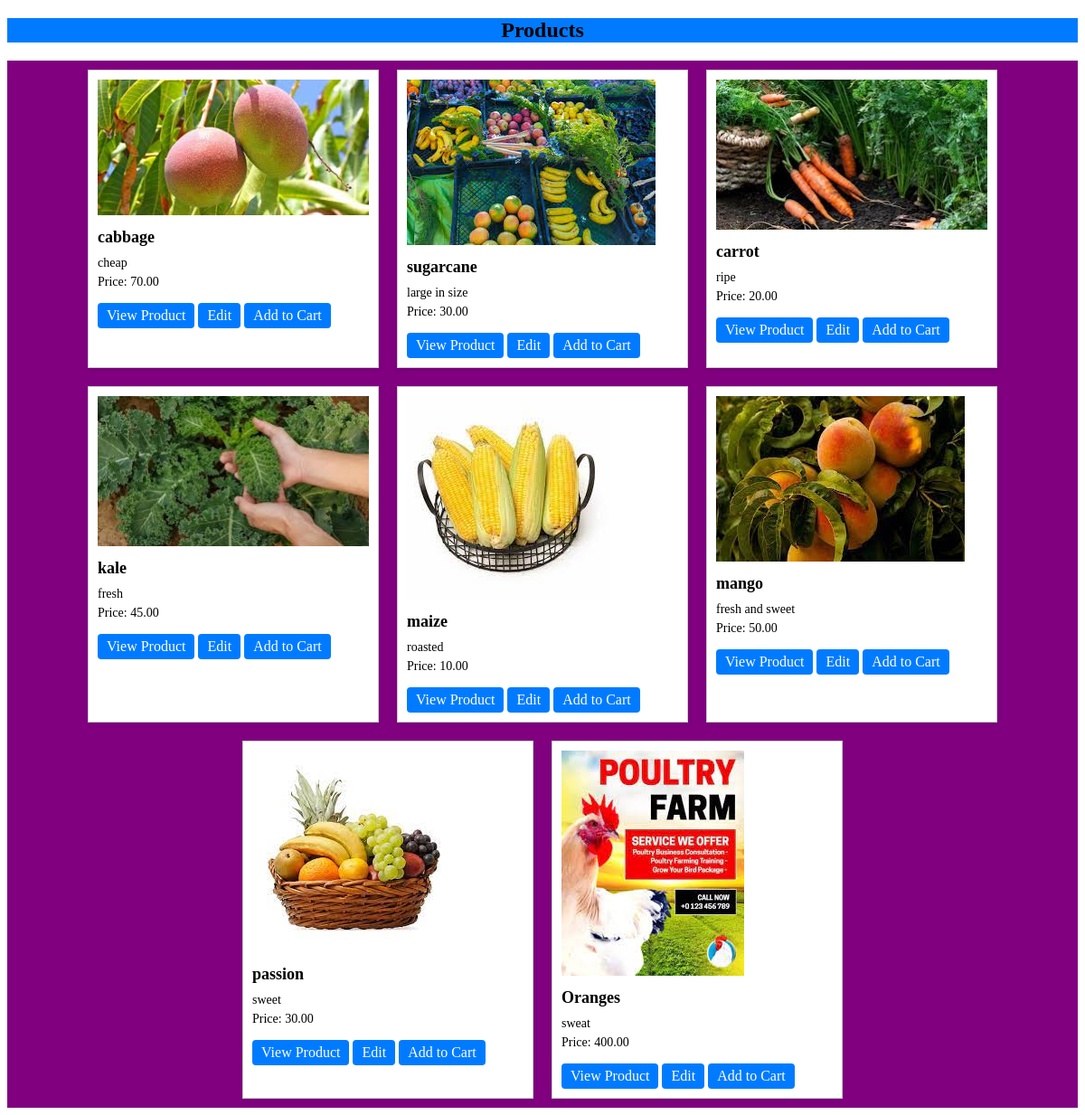
The app's page /inventory/products/list/, older data.
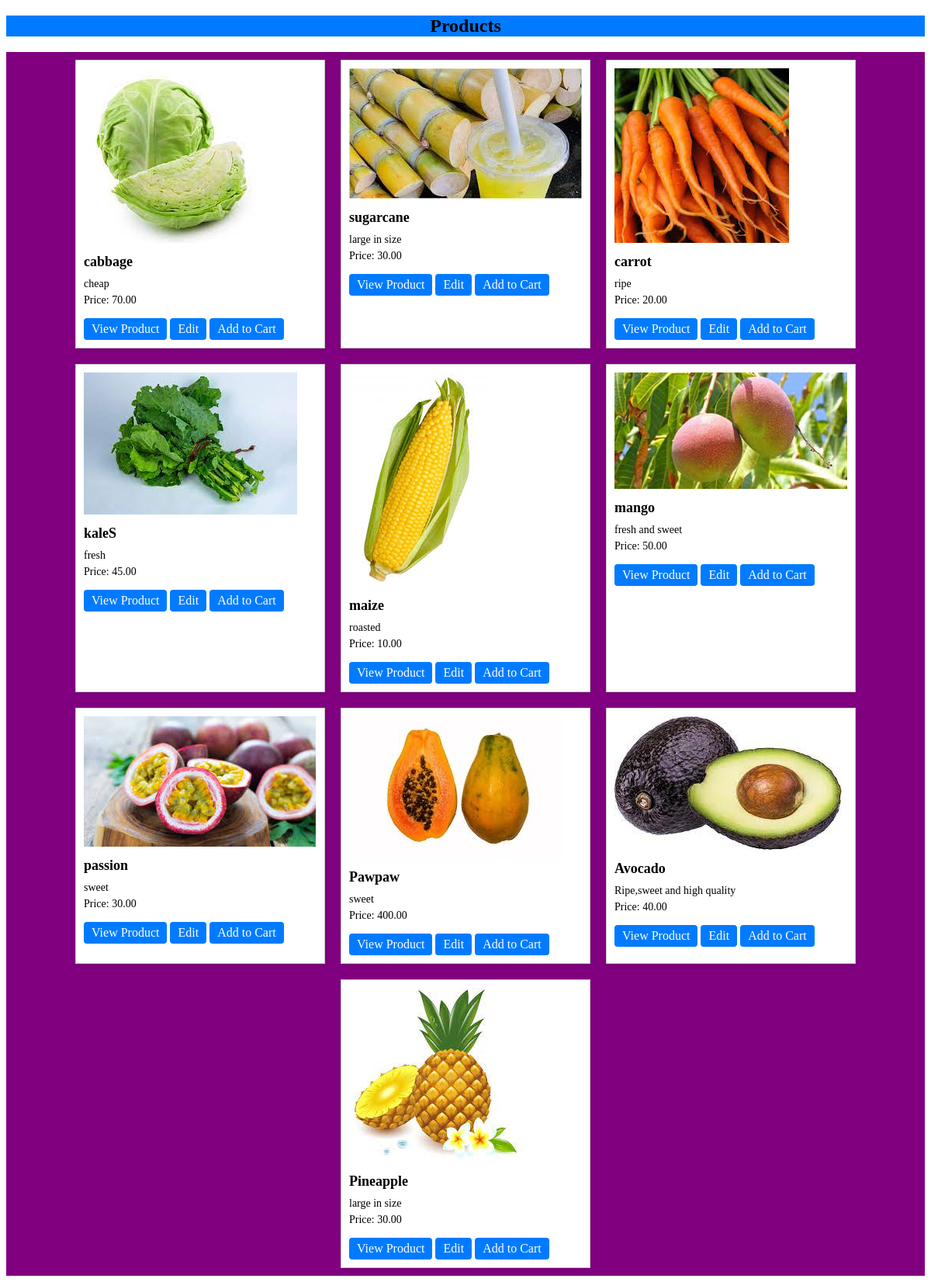
The same page, newer data.
### inventory/models.py (models this page shows)
class Product(models.Model):
    names = models.CharField(max_length=32)
    price=models.DecimalField(max_digits=8,decimal_places=2)
    stock=models.PositiveIntegerField()
    image=models.ImageField()
    description=models.TextField()
    date_created=models.DateTimeField(auto_now_add=True)
    date_updated=models.DateTimeField(auto_now=True)

### inventory/views.py (the view)
# urls.py: path("products/list/",products_list,name="products_list"),
def products_list(request):
    products=Product.objects.all()
    return render (request,"inventory/product_list.html",{"products":products})

### templates/inventory/product_list.html (shortened to what this page needs)
<!DOCTYPE html>
<html lang="en">
<head>
</head>
<body>
    <h2 id="all"> Products</h2>
    <div class="product-container">
        {% for product in products %}
        <div class="product">
            <div class="product-image">
                <img src="{{ product.image.url }}" alt="{{ product.name }}">
            </div>
            <div class="product-details">
                <h3>{{ product.names }}</h3>
                <p>{{ product.description }}</p>
                <p>Price: {{ product.price }}</p>
                <a href="{% url 'product_detail_view' id=product.id %}">View Product</a>
                <a href="{% url 'product_update_view' id=product.id %}">Edit</a>
                <a href="{% url 'add_to_cart' product.id %}">Add to Cart</a>
            </div>
        </div>
        {% endfor %}
    </div>
</body>
</html>

### templates/inventory/product_list.html (style rules this page uses)
#all { text-align: center; margin-top: 20px; background-color: #007bff; }
.product-container { display: flex; flex-wrap: wrap; justify-content: center; margin-top: 20px; background-color:purple; }
.product { border: 1px solid #ccc; margin: 10px; padding: 10px; width: 300px; box-shadow: 0 2px 4px rgba(0, 0, 0, 0.1); background-color: #fff; transition: transform 0.2s; }
.product-image img { max-width: 100%; height: auto; }
.product-details h3 { font-size: 18px; margin: 10px 0; }
.product-details p { font-size: 14px; margin: 5px 0; }
.product-details a { display: inline-block; margin-top: 10px; padding: 5px 10px; background-color: #007bff; color: #fff; text-decoration: none; border-radius: 4px; transition: background-color 0.2s; }

Row changes from the older to the newer data that the page shows:
changed Product "cabbage": image: a different picture
changed Product "sugarcane": image: a different picture
changed Product "carrot": image: a different picture
changed Product "fresh": image: a different picture; names "kale" → "kaleS"
changed Product "maize": image: a different picture
changed Product "mango": image: a different picture
changed Product "passion": image: a different picture
changed Product: image: a different picture; names "Oranges" → "Pawpaw"; description "sweat" → "sweet"
added Product: image (picture), names "Avocado", description "Ripe,sweet and high quality", price "40.00"
added Product: image (picture), names "Pineapple", description "large in size", price "30.00"
